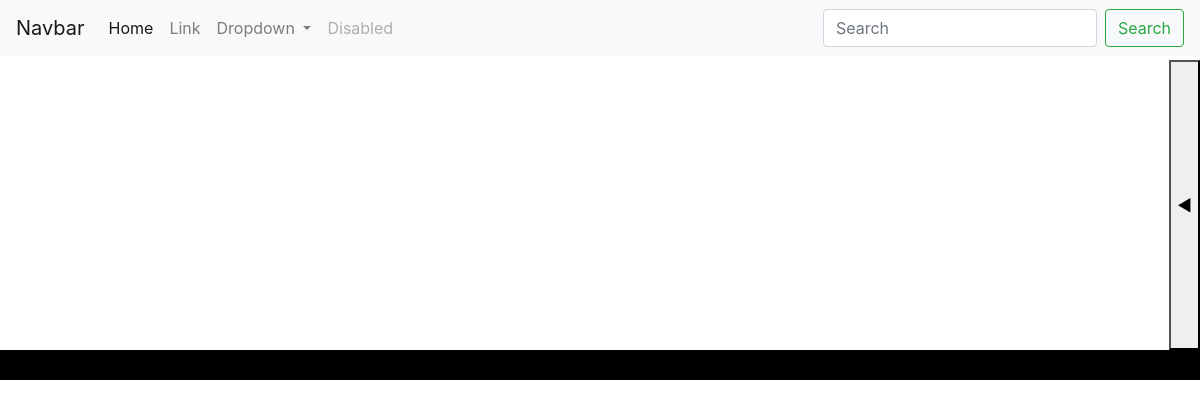
The page /carousel/ on the database as committed earlier.
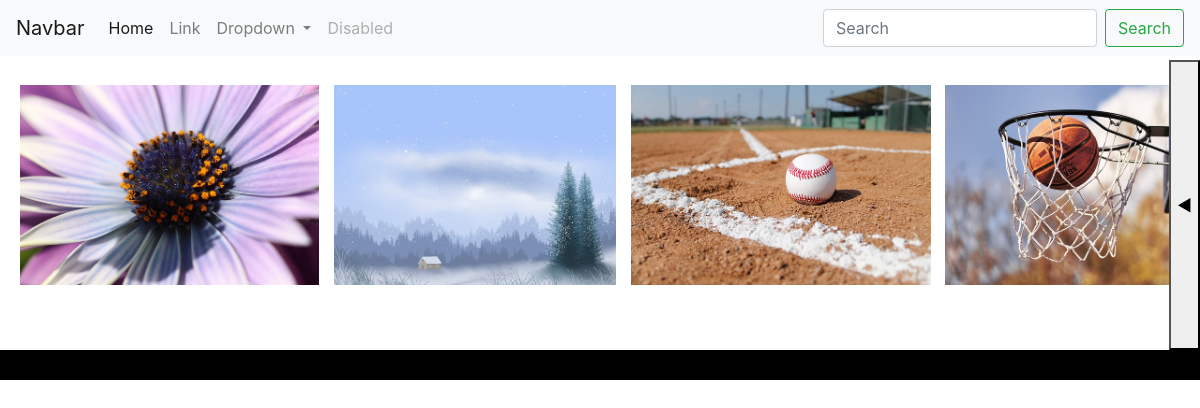
The same page on the database as committed later.
### apps/models.py (models this page shows, shortened)
class FileUpload(models.Model):
    title = models.TextField(max_length=40, null=True)
    imgfile = models.ImageField(null=True, upload_to="", blank=True)
    content = models.TextField()
    created_at = models.DateTimeField(auto_now_add=True)
    updated_at = models.DateTimeField(auto_now=True)

### apps/views.py (the view)
# urls.py: path('carousel/',views.carousel,name='carousel')
def carousel(request):
    images = FileUpload.objects.all()
    context = {
            'A': 'A',
            'images' : images
    }
    return render(request, 'apps/carousel.html', context)

### templates/apps/carousel.html (shortened to what this page needs)
{% extends 'base.html' %}
{% block content %}
<div style="display: flex;">
    <div id="image_display" style="height: 250px; width: 1200px; margin:20px; overflow: auto;  white-space: nowrap;margin-left: auto; margin-right: auto;" >
        {% for i in images %}
        <img src="{{ i.imgfile.url }}" alt="" style="height: 200px; margin: 5px">
        {% endfor %}
    </div>
    <button onclick="scrollLeft()" >◀</button>
</div>
{% endblock %}

Rows that differ between the two databases and show on the page:
added FileUpload: imgfile (picture)
added FileUpload: imgfile (picture)
added FileUpload: imgfile (picture)
added FileUpload: imgfile (picture)
